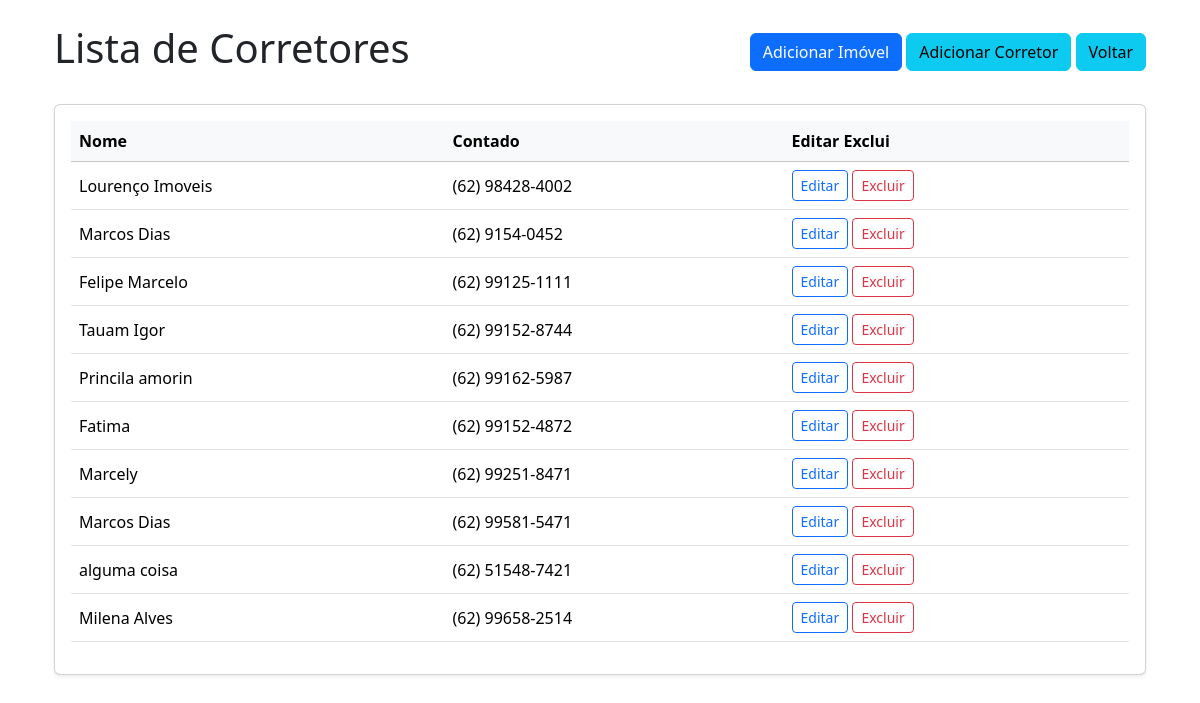
Page /corretores on the earlier database version.
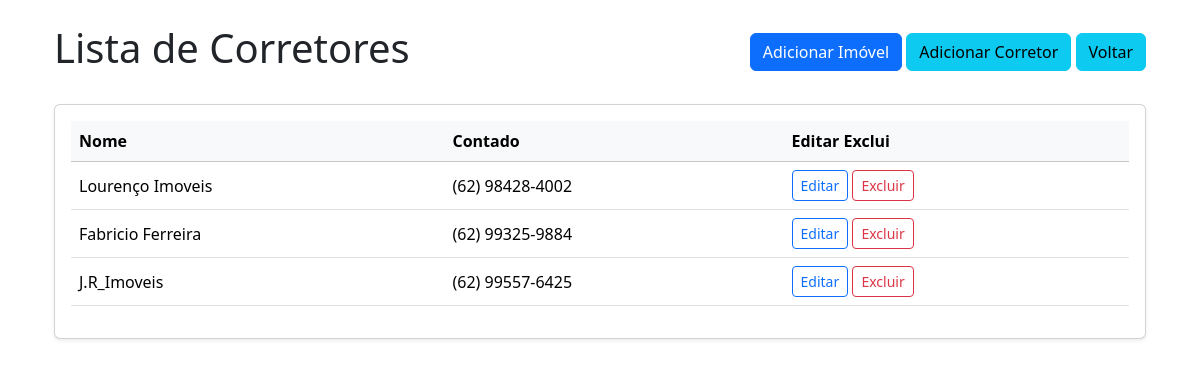
Same page on the later database version.
### models.py (models this page shows, shortened)
class Corretores(db.Model):
    __tablename__ = 'Corretores'
    id = db.Column(db.Integer, primary_key=True, autoincrement=True)
    nome = db.Column(db.String,nullable=False)
    contato = db.Column(db.String, nullable=False)

### routes.py (the view)
@rotas.route('/corretores')
def lista_corretores():
 corretores = Corretores.query.order_by(Corretores.id)
 return render_template('list_corretores.html', lista_de_corretores=corretores)

### templates/list_corretores.html (shortened to what this page needs)
{% extends 'base.html' %}
{% block content %}
<div class="d-flex justify-content-between align-items-center mb-4">
    <h1>Lista de Corretores</h1>
    <div>
        <a href="/cadastrar_imovel_template" class="btn btn-primary">Adicionar Imóvel</a>
        <a href="/cadastrar_corretor_template" class="btn btn-info">Adicionar Corretor</a>
        <a href="{{url_for('rotas.home')}}" class="btn btn-info">Voltar</a>
    </div>
</div>
<div class="card shadow-sm">
    <div class="card-body">
        <div class="table-responsive">
            <table class="table table-hover align-middle">
                <thead class="table-light">
                    <tr>
                        <th scope="col">Nome</th>
                        <th scope="col">Contado</th>
                        <th scope="col">Editar     Exclui</th>
                </thead>
                <tbody>
                    {% for corretor in lista_de_corretores %}
                    <tr>
                        <td>{{ corretor.nome }}</td>
                        <td>{{ corretor.contato }}</td>
                         <td>
                            <a href="{{url_for('rotas.editar_corretor', id=corretor.id )}}" class="btn btn-outline-primary btn-sm target="_blank">Editar</a>
                            <a href="{{url_for('rotas.deletar_corretor', id=corretor.id)}}" class="btn btn-outline-danger btn-sm ">Excluir</a>
                        </td>
                    </tr>
                    {% endfor %}
                </tbody>
            </table>
        </div>
    </div>
</div>
{% endblock %}

### templates/base.html (shortened to what this page needs)
<!doctype html>
<html lang="pt-br">
<head>
   <link rel="stylesheet" href="{{url_for('static', filename='bootstrap.css')}}">
</head>
<body>
    <div class="container">
     <div class="container mt-4">
        {% block content %}{% endblock %}
     </div>
    </div>
</body>
</html>

Differences in the rows shown:
removed Corretores: nome "Marcos Dias", contato "(62) 9154-0452"
removed Corretores: nome "Felipe Marcelo", contato "(62) 99125-1111"
removed Corretores: nome "Princila amorin", contato "(62) 99162-5987"
removed Corretores: nome "Marcely", contato "(62) 99251-8471"
removed Corretores: nome "Marcos Dias", contato "(62) 99581-5471"
removed Corretores: nome "alguma coisa", contato "(62) 51548-7421"
removed Corretores: nome "Milena Alves", contato "(62) 99658-2514"
changed Corretores: nome "Tauam Igor" → "Fabricio Ferreira"; contato "(62) 99152-8744" → "(62) 99325-9884"
changed Corretores: nome "Fatima" → "J.R_Imoveis"; contato "(62) 99152-4872" → "(62) 99557-6425"
